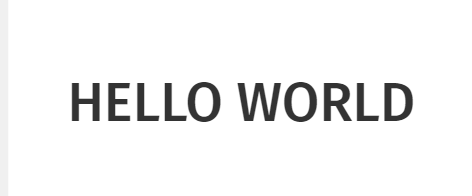
#> input picture recognition_data/testing/test2.png, 472 x 196 px, found by its file name
$ python another_CV.py
#> lines starting #> are read from the running program, lines starting #| are printed output that depends on the picture; after the words box and inside, x2 and y2 are one past the last pixel; in counts of white or black regions, pixels touching at a corner belong together
import cv2
import numpy as np

my_photo = cv2.imread('recognition_data\\testing\\test2.png')
#> my_photo is the input picture: shape (196, 472, 3); min 51, max 255, mean 242.8
filterd_image = cv2.medianBlur(my_photo, 7)
img_grey = cv2.cvtColor(filterd_image, cv2.COLOR_BGR2GRAY)

# set a thresh
thresh = 100

# get threshold image
ret, thresh_img = cv2.threshold(img_grey, thresh, 255, cv2.THRESH_BINARY)
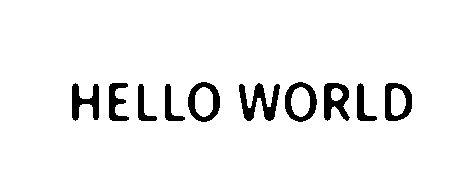
#> thresh_img: shape (196, 472); 94.7% white; 10 black regions
#> ret = 100

# find contours
contours, hierarchy = cv2.findContours(thresh_img, cv2.RETR_TREE, cv2.CHAIN_APPROX_SIMPLE)
#> contours = 15 contours; largest, box (x1, y1, x2, y2) and area: (0, 0, 472, 196) 91845, (187, 81, 221, 123) 1068, (284, 81, 318, 123) 1064, (384, 82, 413, 122) 953, (238, 82, 281, 122) 872

# create an empty image for contours
img_contours = np.uint8(np.zeros((my_photo.shape[0], my_photo.shape[1])))

cv2.drawContours(img_contours, contours, -1, (255, 255, 255), 1)
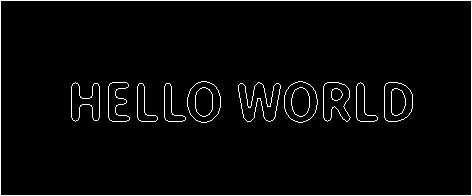
#> img_contours: shape (196, 472); 3.1% white in thin lines or dots

cv2.imshow('origin', my_photo)  # выводим итоговое изображение в окно
cv2.imshow('res', img_contours)  # выводим итоговое изображение в окно

cv2.waitKey()
cv2.destroyAllWindows()
